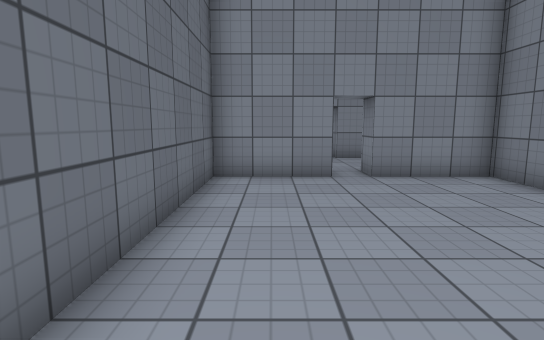
view 1 (above)

14 first-person views from a walk through a Unity game level. The camera is 1.3 m above the floor, tilts 8° down and sees 80° across. The floor is counted in squares, 1 m on a side. Each view is taken from the middle of a square. On the plan, view 1 faces up. The plan holds only what a view shows up to about 14 squares ahead; the rest is blank. The place goes on beyond the plan. Surface patterns are stand-ins for the level's own textures.

view 2
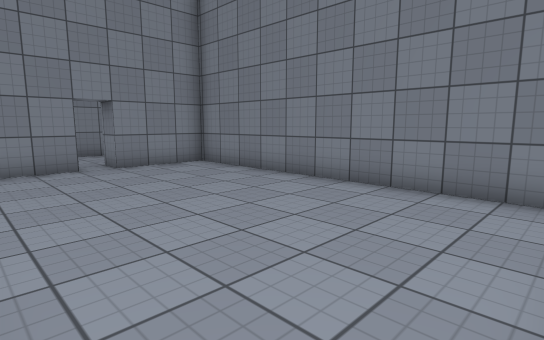

view 3
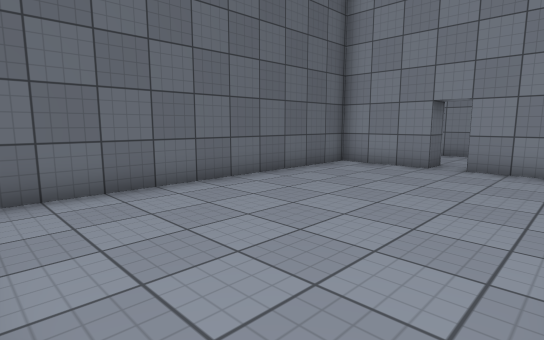

view 4
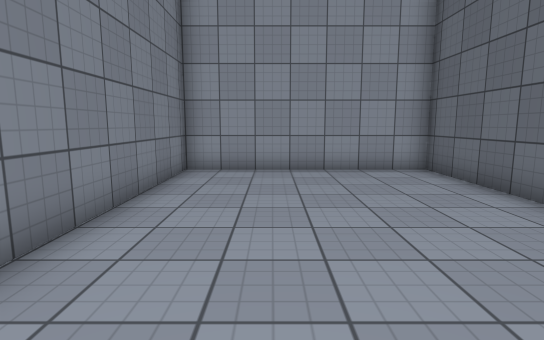

view 5
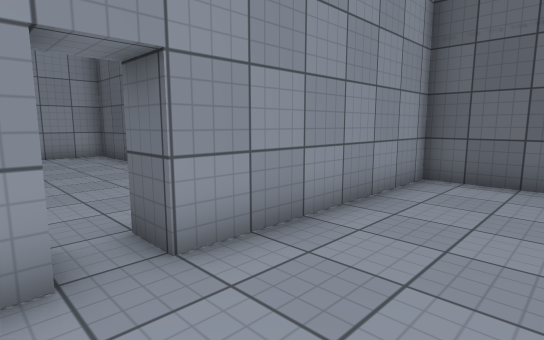

view 6
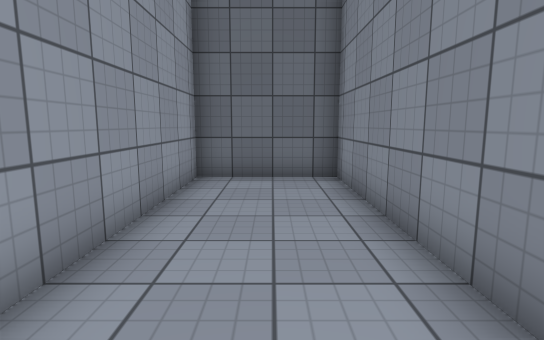

view 7
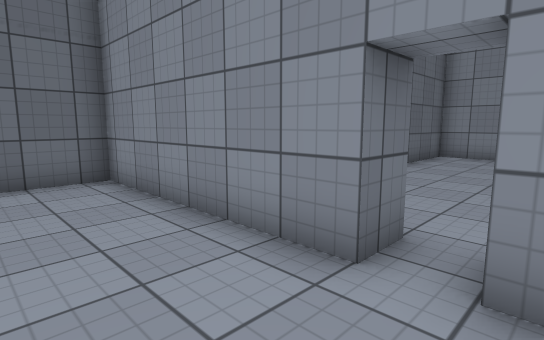

view 8
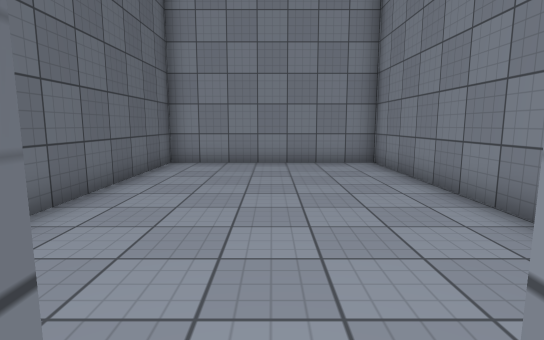

view 9
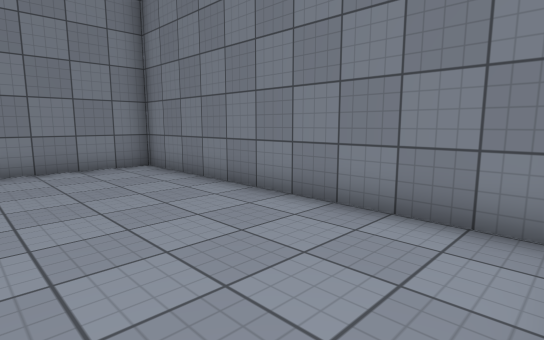

view 10
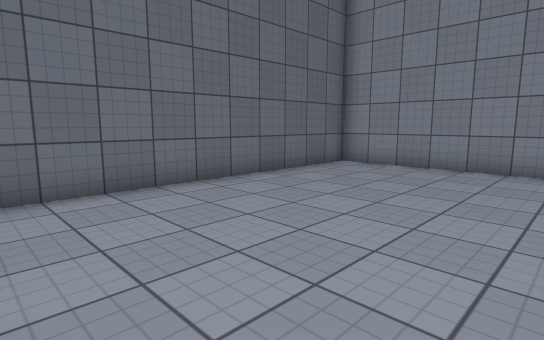

view 11
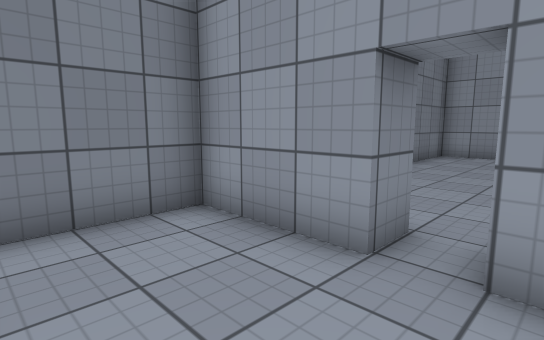

view 12
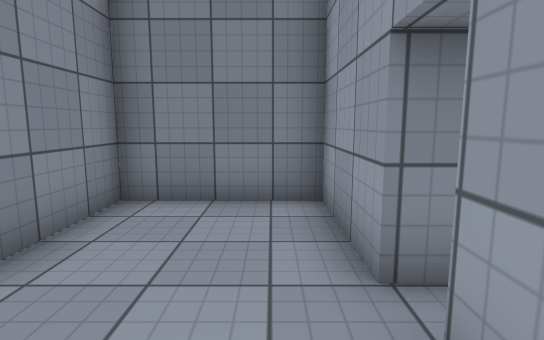

view 13
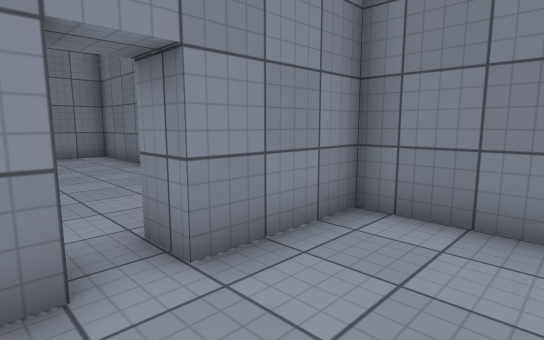

view 14
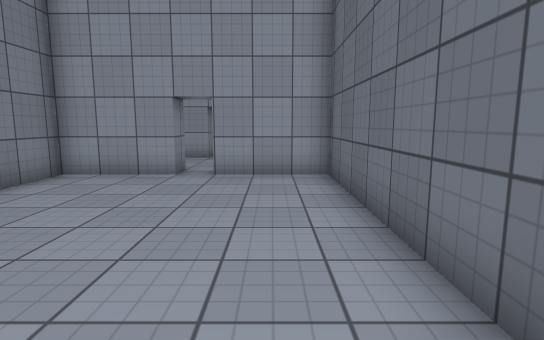

### Floor plan
Points are (right, up) in squares from view 1. A wall is a line through its corners. A room is listed if a view was taken in it or the views show most of it. See-through windows are left out.
Room 1 (views 1, 2, 3, 4)
walls: (1.5, 9.1) (1.5, 8.1) (-1.5, 8.1) (-1.5, -2.4) (5.5, -2.4) (5.5, 8.1) (2.5, 8.1) (2.5, 9.1)
ways out: opening at (2, 8.5) to room 2
Room 2 (views 5, 6, 7, 8, 11, 12, 13)
walls: (2.5, 9.1) (5.5, 9.1) (5.5, 12.6) (2.5, 12.6) (2.5, 13.6); (1.5, 13.6) (1.5, 12.6) (-5, 12.6) (-5, 9.1) (1.5, 9.1)
ways out: opening at (2, 8.5) to room 1; opening at (2, 13) to room 3
Room 3 (views 9, 10, 14)
walls: (2.5, 13.6) (5.5, 13.6) (5.5, 24.1) (-1.5, 24.1) (-1.5, 13.6) (1.5, 13.6)
ways out: opening at (2, 13) to room 2

Positions as (right, up) in squares from view 1, and headings:
1: (0, 0), facing up
2: (-1, -2), facing up-right
3: (5, -2), facing up-left
4: (3, 7), facing down
5: (3, 12), facing down-left
6: (3, 11), facing left
7: (3, 10), facing up-left
8: (2, 13), facing up
9: (1, 14), facing up-right
10: (5, 14), facing up-left
11: (1, 12), facing down-right
12: (0, 10), facing right
13: (1, 10), facing up-right
14: (0, 22), facing down
